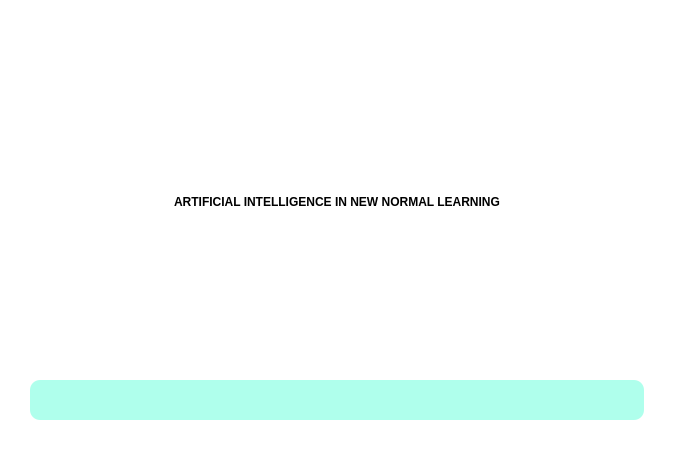
<?xml version="1.0" encoding="UTF-8"?>
<ui version="4.0">
 <class>SplashScreen</class>
 <widget class="QWidget" name="SplashScreen">
  <property name="geometry">
   <rect>
    <x>0</x>
    <y>0</y>
    <width>674</width>
    <height>450</height>
   </rect>
  </property>
  <property name="windowTitle">
   <string>Form</string>
  </property>
  <property name="styleSheet">
   <string notr="true">background-color: white;</string>
  </property>
  <layout class="QVBoxLayout" name="verticalLayout">
   <property name="leftMargin">
    <number>0</number>
   </property>
   <property name="topMargin">
    <number>0</number>
   </property>
   <property name="rightMargin">
    <number>0</number>
   </property>
   <property name="bottomMargin">
    <number>0</number>
   </property>
   <item>
    <layout class="QGridLayout" name="gridLayout">
     <property name="leftMargin">
      <number>30</number>
     </property>
     <property name="topMargin">
      <number>30</number>
     </property>
     <property name="rightMargin">
      <number>30</number>
     </property>
     <property name="bottomMargin">
      <number>30</number>
     </property>
     <item row="0" column="0">
      <widget class="QLabel" name="Title_2">
       <property name="styleSheet">
        <string notr="true">font: 87 32pt &quot;Gilroy&quot;;
font-weight: 900;
color: black;</string>
       </property>
       <property name="text">
        <string>ARTIFICIAL INTELLIGENCE IN NEW NORMAL LEARNING</string>
       </property>
       <property name="alignment">
        <set>Qt::AlignCenter</set>
       </property>
       <property name="wordWrap">
        <bool>true</bool>
       </property>
       <property name="textInteractionFlags">
        <set>Qt::LinksAccessibleByMouse</set>
       </property>
      </widget>
     </item>
     <item row="1" column="0">
      <widget class="QProgressBar" name="progressBar">
       <property name="minimumSize">
        <size>
         <width>0</width>
         <height>40</height>
        </size>
       </property>
       <property name="styleSheet">
        <string notr="true">QProgressBar {
	border-radius: 10px;
	background-color: #AFFFEC;
}

QProgressBar::chunk {
	border-radius: 10px;
	background-color: #00E5AE;
}</string>
       </property>
       <property name="value">
        <number>0</number>
       </property>
       <property name="textVisible">
        <bool>false</bool>
       </property>
       <property name="orientation">
        <enum>Qt::Horizontal</enum>
       </property>
       <property name="invertedAppearance">
        <bool>false</bool>
       </property>
      </widget>
     </item>
    </layout>
   </item>
  </layout>
 </widget>
 <resources/>
 <connections/>
</ui>
